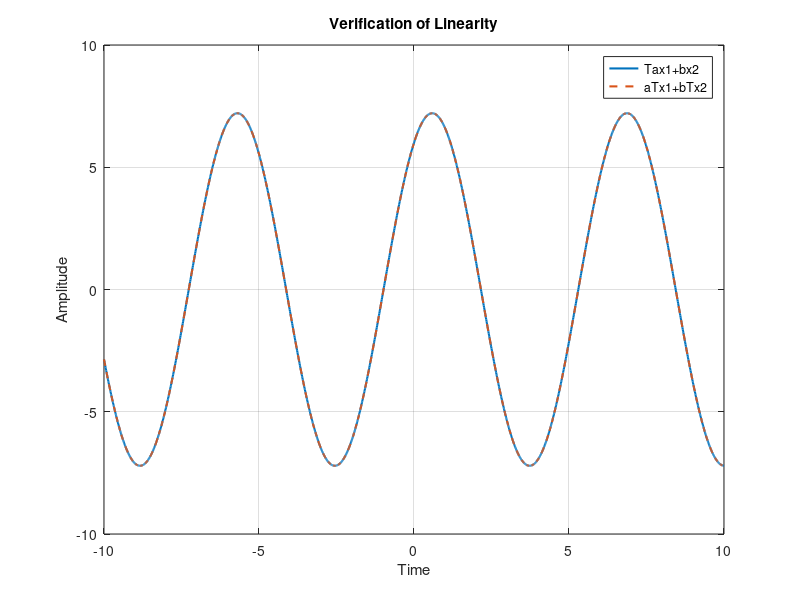
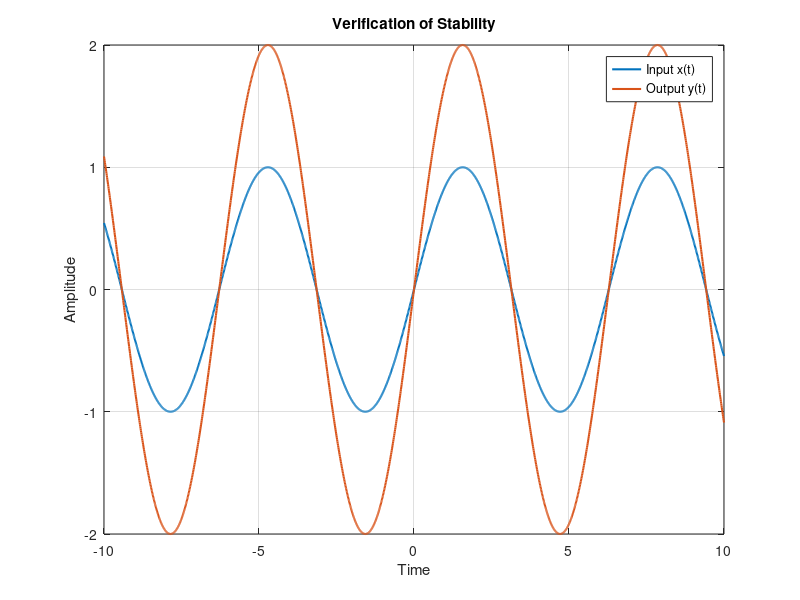
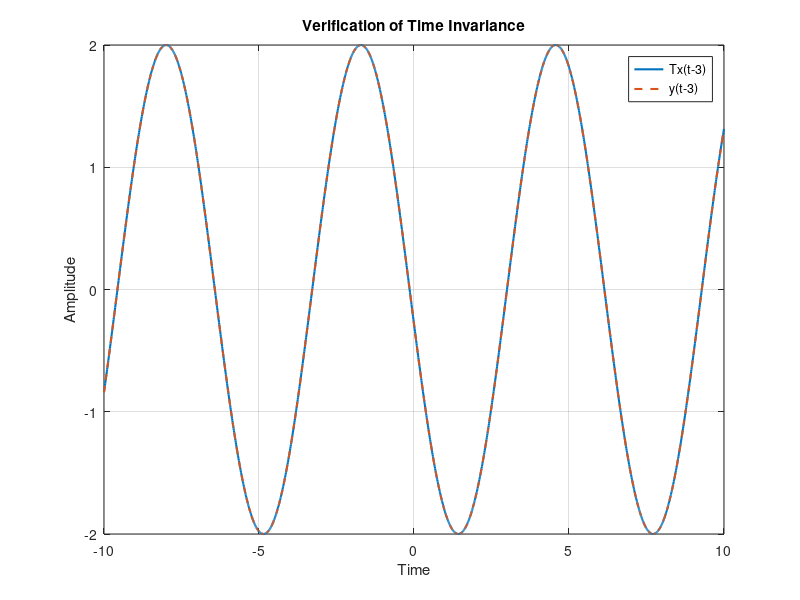

Reproduce these figures in MATLAB, in order.
clc; 
clear; 
close all; 
t = -10:0.01:10; 
% Input signals 
x1 = sin(t); 
x2 = cos(t); 
a = 2; 
b = 3; 
% 1. LINEARITY 
% System: y(t) = 2*x(t) 
y1 = 2*x1; 
y2 = 2*x2; 
% Combination of inputs 
x = a*x1 + b*x2; 
% Output of combined input 
y = 2*x; 
% Combination of individual outputs 
y_check = a*y1 + b*y2; 
figure; 
plot(t,y,'LineWidth',1.5); 
hold on; 
plot(t,y_check,'--','LineWidth',1.5); 
title('Verification of Linearity'); 
xlabel('Time'); 
ylabel('Amplitude'); 
legend('T{ax1+bx2}','aT{x1}+bT{x2}'); 
grid on; 
if max(abs(y-y_check)) < 1e-10 
    disp('System is Linear'); 
else 
    disp('System is Non-Linear'); 
end 
% 2. STABILITY 
% Bounded input 
x = sin(t); 
% System: y(t) = 2*x(t) 
y = 2*x; 
figure; 
plot(t,x,'LineWidth',1.5); 
hold on; 
plot(t,y,'LineWidth',1.5); 
title('Verification of Stability'); 
xlabel('Time'); 
ylabel('Amplitude'); 
legend('Input x(t)','Output y(t)'); 
grid on; 
if max(abs(y)) < Inf 
    disp('System is Stable'); 
else 
    disp('System is Unstable'); 
end 
% 3. TIME INVARIANCE 
% System: y(t) = 2*x(t) 
x = sin(t); 
% Original output 
y = 2*x; 
% Time shifted input x(t-3) 
x_shift = sin(t-3); 
% Output for shifted input 
y1 = 2*x_shift; 
% Shifted version of original output y(t-3) 
y2 = 2*sin(t-3); 
figure; 
plot(t,y1,'LineWidth',1.5); 
hold on; 
plot(t,y2,'--','LineWidth',1.5); 
title('Verification of Time Invariance'); 
xlabel('Time'); 
ylabel('Amplitude'); 
legend('T{x(t-3)}','y(t-3)'); 
grid on; 
if max(abs(y1-y2)) < 1e-10 
    disp('System is Time Invariant'); 
else 
    disp('System is Time Variant'); 
end 
